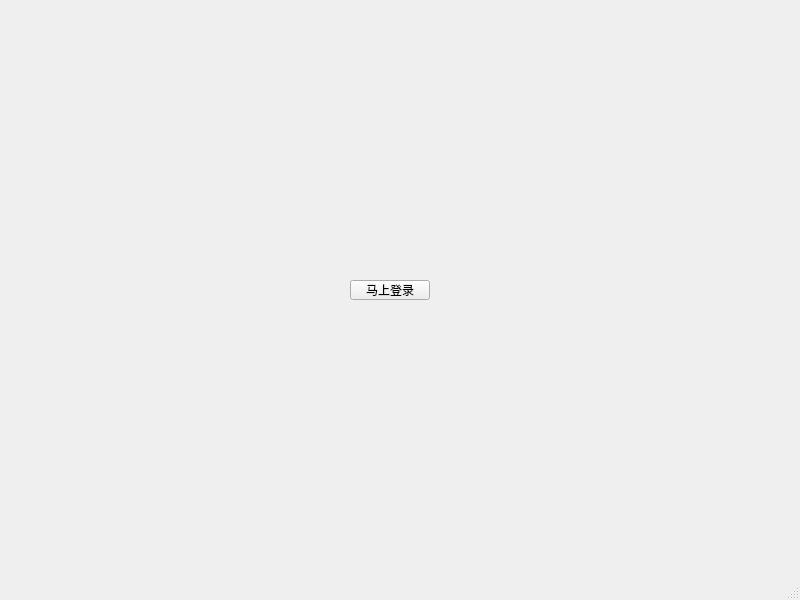
<?xml version="1.0" encoding="UTF-8"?>
<ui version="4.0">
 <class>MainWindow</class>
 <widget class="QMainWindow" name="MainWindow">
  <property name="geometry">
   <rect>
    <x>0</x>
    <y>0</y>
    <width>800</width>
    <height>600</height>
   </rect>
  </property>
  <property name="windowTitle">
   <string>MainWindow</string>
  </property>
  <widget class="QWidget" name="centralwidget">
   <widget class="QPushButton" name="pushButton">
    <property name="geometry">
     <rect>
      <x>350</x>
      <y>280</y>
      <width>80</width>
      <height>20</height>
     </rect>
    </property>
    <property name="text">
     <string>马上登录</string>
    </property>
   </widget>
  </widget>
  <widget class="QMenuBar" name="menubar">
   <property name="geometry">
    <rect>
     <x>0</x>
     <y>0</y>
     <width>800</width>
     <height>22</height>
    </rect>
   </property>
  </widget>
  <widget class="QStatusBar" name="statusbar"/>
 </widget>
 <resources/>
 <connections/>
</ui>
